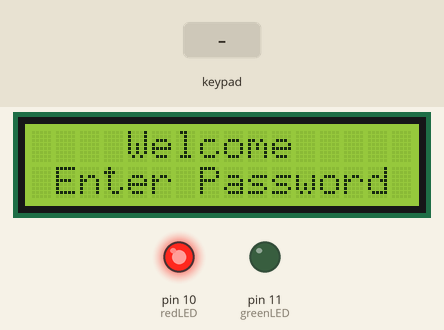
A sketch run on a simulated Arduino Uno, built with avr-gcc and run on an emulated ATmega328P. Parts: 16×2 character LCD, output pins drawn as LEDs (lit = HIGH). The inputs (shaded band) are chosen by the test bench.

Above: at 1.2 s.
1.3 s: keypad keys 2 4 5 1 pressed 0.4 s apart
At 3.5 s:
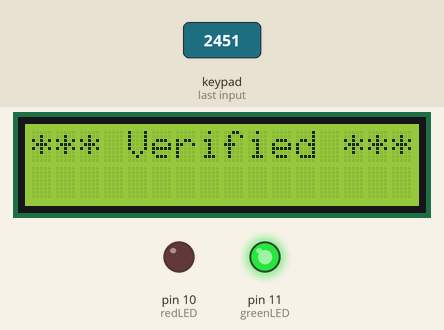
At 6.0 s:
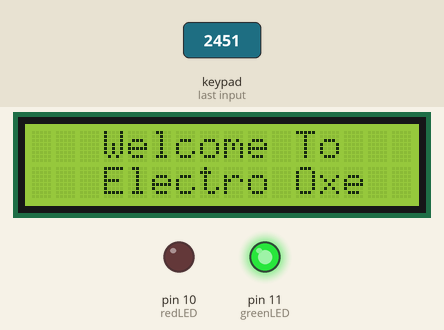
Timing chart, 0 to 14.0 s (numbered marks = the images above; inputs shaded):
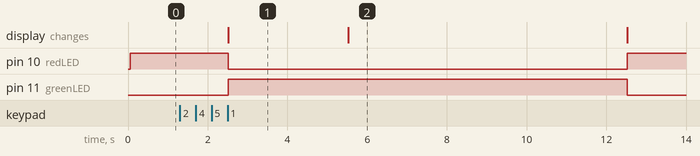

The sketch:

securitysystemkeypad_led.ino
```cpp
#include <LiquidCrystal.h>   //include LCD library (standard library)
#include <Keypad.h>
#define redLED 10 //define the LED pins
#define greenLED 11

char* password ="2451"; //create a password
int  keypos = 0;       //keypad position
int key_count=0;       // key count

const byte rows = 4; //number of the keypad's rows and columns
const byte cols = 4;

char keyMap [rows] [cols] = { //define the cymbols on the buttons of the keypad

  {'1', '2', '3', 'A'},
  {'4', '5', '6', 'B'},
  {'7', '8', '9', 'C'},
  {'*', '0', '#', 'D'}
};

byte rowPins [rows] = {2, 3, 4, 5}; //pins of the keypad
byte colPins [cols] = {6, 7, 8, 9};

Keypad myKeypad = Keypad( makeKeymap(keyMap), rowPins, colPins, rows, cols);

LiquidCrystal lcd (A0, A1, A2, A3, A4, A5); // pins of the LCD. (RS, E, D4, D5, D6, D7)

void setup(){

  lcd.begin(16, 2);
  pinMode(redLED, OUTPUT);  //set the LED as an output
  pinMode(greenLED, OUTPUT);
  setLocked (true); //state of the password
}

void loop(){
  setLocked (true);
  lcd.setCursor(0, 0);
  lcd.print("    Welcome");
  lcd.setCursor(0, 1);
  lcd.print(" Enter Password");
  char whichKey = myKeypad.getKey() ; //define which key is pressed with getKey
if(whichKey!=NO_KEY){
  key_count++;
  if(whichKey == '*' || whichKey == '#' || whichKey == 'A' ||       //define invalid keys
  whichKey == 'B' || whichKey == 'C' || whichKey == 'D'){
    keypos=0;
    setLocked (true);
    lcd.clear();
    lcd.setCursor(0, 0);
    lcd.print("  Invalid Key!");
    delay(1000);
    lcd.clear();
  }
  if(whichKey == password [keypos]){

   keypos ++;
  }
 if(keypos == 4 && key_count == 4){
    setLocked (false);
    lcd.clear();
    lcd.setCursor(0, 0);
    lcd.print("*** Verified ***");
    delay(3000);
    lcd.clear();
    lcd.setCursor(0, 0);
    lcd.print("   Welcome To   ");
    lcd.setCursor(0, 1);
    lcd.print("   Electro Oxe ");
    delay(7000);
    lcd.clear();
  }
  else if(key_count == 4 && keypos != 4){
  lcd.setCursor(0,1);
  lcd.print("WRONG PASSWORD") ;
  keypos = 0;
  key_count=0;
  delay(500);}
}
}

void setLocked(int locked){
  if(locked){
    digitalWrite(redLED, HIGH);
    digitalWrite(greenLED, LOW);
    }
    else{
      keypos = 0;
      key_count=0;
      locked= true;
      digitalWrite(redLED, LOW);
      digitalWrite(greenLED, HIGH);

    }
  }
```

Measured:
- after the input at 1.3 s, pin 10 (redLED): HIGH → LOW after 1.2 s, → HIGH 10.0 s later; pin 11 (greenLED): LOW → HIGH after 1.2 s, → LOW 10.0 s later; the display: changes after 1.2 s (image 1)
- what the display in image 1 shows lasts 3.0 s, from 2.5 s to 5.5 s
